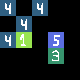

Tiled map render using the project's own tile images. Description and the whole map definition, tile-layer contents included, below:
An orthogonal 5x5 tile map with 16x16 px tiles, 5 tile layers (input_Ground, input1_Ground, input2_Ground, input3_Ground, ...).

<map version="1.8" tiledversion="1.8.2" orientation="orthogonal" renderorder="right-down" width="5" height="5" tilewidth="16" tileheight="16" infinite="0" nextlayerid="3" nextobjectid="1">
 <properties>
  <property name="MatchInOrder" type="bool" value="true" />
 </properties>
 <tileset firstgid="1" source="../spr_test_tileset.tsx" />
  <layer id="1" name="input_Ground" width="4" height="4">
    <data encoding="csv">
1,1,0,0,
1,1,0,0,
0,0,0,0,
0,0,0,7
    </data>
  </layer>
  <layer id="2" name="input1_Ground" width="4" height="4">
    <data encoding="csv">
0,0,0,0,
0,0,0,0,
2,2,0,0,
0,0,0,0
    </data>
  </layer>
  <layer id="3" name="input2_Ground" width="4" height="4">
    <data encoding="csv">
0,0,0,0,
0,0,0,0,
0,0,0,3,
0,0,0,3
    </data>
  </layer>
  <layer id="4" name="input3_Ground" width="4" height="4">
    <data encoding="csv">
0,0,0,0,
0,0,0,0,
0,0,0,4,
0,0,0,0
    </data>
  </layer>
  <layer id="5" name="output_Ground" width="4" height="4">
    <data encoding="csv">
5,0,5,0,
0,5,0,0,
5,0,0,6,
0,0,0,4
    </data>
  </layer>
</map>
